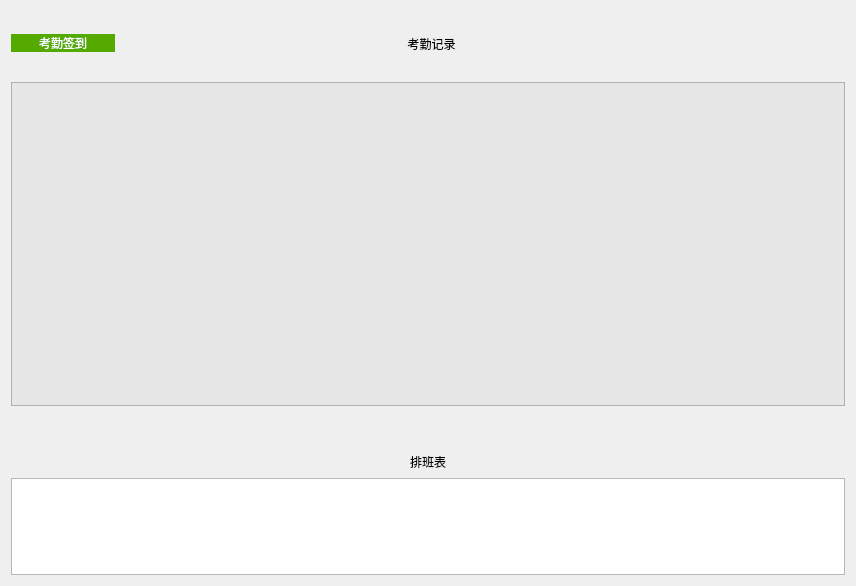
<?xml version="1.0" encoding="UTF-8"?>
<ui version="4.0">
 <class>MyAttendance</class>
 <widget class="QWidget" name="MyAttendance">
  <property name="geometry">
   <rect>
    <x>0</x>
    <y>0</y>
    <width>856</width>
    <height>586</height>
   </rect>
  </property>
  <property name="windowTitle">
   <string>Form</string>
  </property>
  <layout class="QGridLayout" name="gridLayout" rowstretch="2,0,10,0,0,3" columnstretch="0,0,0,0">
   <item row="4" column="1" colspan="2">
    <widget class="QLabel" name="label_2">
     <property name="styleSheet">
      <string notr="true">font: 12pt &quot;黑体&quot;;</string>
     </property>
     <property name="text">
      <string>排班表</string>
     </property>
     <property name="alignment">
      <set>Qt::AlignCenter</set>
     </property>
    </widget>
   </item>
   <item row="0" column="0" colspan="4">
    <layout class="QHBoxLayout" name="horizontalLayout" stretch="1,2,2,2,1">
     <item>
      <widget class="QPushButton" name="signin">
       <property name="styleSheet">
        <string notr="true">#signin {
    font: 25 10pt '微软雅黑 Light';
    color: rgb(255, 255, 255);
	padding-left:20px;
	padding-right:20px;
    background-color: rgb(85,170,0);
    border: 2px ;
    border-radius: 10px;
}</string>
       </property>
       <property name="text">
        <string>考勤签到</string>
       </property>
      </widget>
     </item>
     <item>
      <spacer name="horizontalSpacer">
       <property name="orientation">
        <enum>Qt::Horizontal</enum>
       </property>
       <property name="sizeHint" stdset="0">
        <size>
         <width>40</width>
         <height>20</height>
        </size>
       </property>
      </spacer>
     </item>
     <item>
      <widget class="QLabel" name="label">
       <property name="styleSheet">
        <string notr="true">font: 12pt &quot;黑体&quot;;</string>
       </property>
       <property name="text">
        <string>考勤记录</string>
       </property>
       <property name="alignment">
        <set>Qt::AlignCenter</set>
       </property>
      </widget>
     </item>
     <item>
      <spacer name="horizontalSpacer_5">
       <property name="orientation">
        <enum>Qt::Horizontal</enum>
       </property>
       <property name="sizeHint" stdset="0">
        <size>
         <width>40</width>
         <height>20</height>
        </size>
       </property>
      </spacer>
     </item>
     <item>
      <spacer name="horizontalSpacer_2">
       <property name="orientation">
        <enum>Qt::Horizontal</enum>
       </property>
       <property name="sizeHint" stdset="0">
        <size>
         <width>40</width>
         <height>20</height>
        </size>
       </property>
      </spacer>
     </item>
    </layout>
   </item>
   <item row="5" column="0" colspan="4">
    <widget class="QTableView" name="sch_table">
     <property name="styleSheet">
      <string notr="true">QHeaderView::section{
color:black;
}</string>
     </property>
    </widget>
   </item>
   <item row="4" column="0">
    <spacer name="horizontalSpacer_4">
     <property name="orientation">
      <enum>Qt::Horizontal</enum>
     </property>
     <property name="sizeHint" stdset="0">
      <size>
       <width>40</width>
       <height>20</height>
      </size>
     </property>
    </spacer>
   </item>
   <item row="4" column="3">
    <spacer name="horizontalSpacer_6">
     <property name="orientation">
      <enum>Qt::Horizontal</enum>
     </property>
     <property name="sizeHint" stdset="0">
      <size>
       <width>40</width>
       <height>20</height>
      </size>
     </property>
    </spacer>
   </item>
   <item row="3" column="0" colspan="4">
    <spacer name="horizontalSpacer_3">
     <property name="orientation">
      <enum>Qt::Vertical</enum>
     </property>
     <property name="sizeHint" stdset="0">
      <size>
       <width>20</width>
       <height>40</height>
      </size>
     </property>
    </spacer>
   </item>
   <item row="2" column="0" colspan="4">
    <widget class="QTableView" name="att_table">
     <property name="styleSheet">
      <string notr="true">QHeaderView::section:horizontal{
	background-color: rgb(85, 170, 255);
}
QHeaderView::section{
color:black;
}

QTableView
{
background-color: rgb(230, 230, 230);
alternate-background-color:rgb(255,255,255)
}</string>
     </property>
    </widget>
   </item>
  </layout>
 </widget>
 <resources/>
 <connections/>
</ui>
